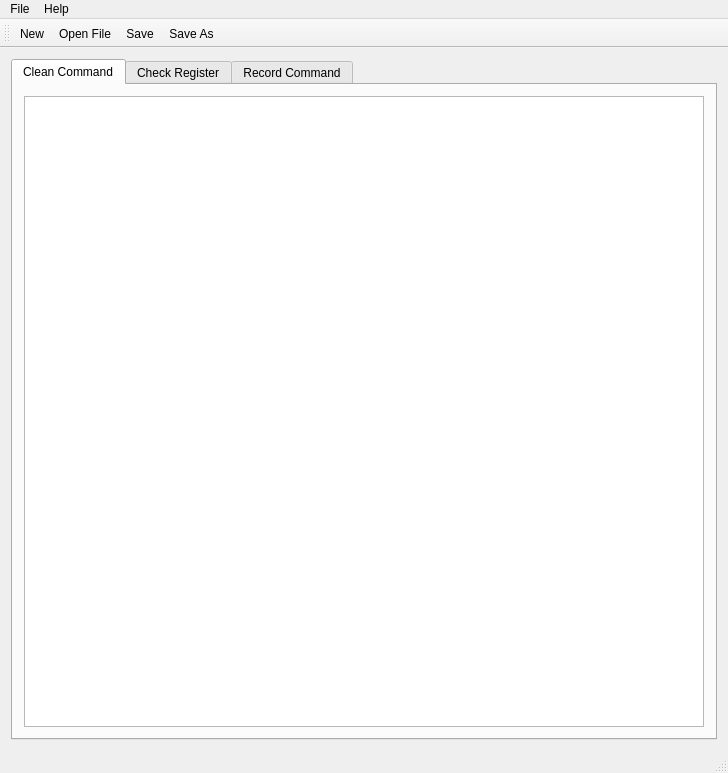
<?xml version="1.0" encoding="UTF-8"?>
<ui version="4.0">
 <class>MainWindowClass</class>
 <widget class="QMainWindow" name="MainWindowClass">
  <property name="geometry">
   <rect>
    <x>0</x>
    <y>0</y>
    <width>728</width>
    <height>773</height>
   </rect>
  </property>
  <property name="windowTitle">
   <string>MainWindow</string>
  </property>
  <widget class="QWidget" name="centralWidget">
   <layout class="QGridLayout" name="gridLayout">
    <item row="0" column="0">
     <widget class="QTabWidget" name="tabWidget">
      <property name="minimumSize">
       <size>
        <width>542</width>
        <height>0</height>
       </size>
      </property>
      <property name="currentIndex">
       <number>0</number>
      </property>
      <widget class="QWidget" name="tab">
       <attribute name="title">
        <string>Clean Command</string>
       </attribute>
       <layout class="QGridLayout" name="gridLayout_2">
        <item row="0" column="0">
         <widget class="QTableView" name="tableView_CleanCmd"/>
        </item>
       </layout>
      </widget>
      <widget class="QWidget" name="tab_3">
       <attribute name="title">
        <string>Check Register</string>
       </attribute>
       <layout class="QGridLayout" name="gridLayout_3">
        <item row="0" column="0">
         <widget class="QTableView" name="tableView_CheckRegister">
          <property name="styleSheet">
           <string notr="true"/>
          </property>
         </widget>
        </item>
       </layout>
      </widget>
      <widget class="QWidget" name="tab_2">
       <attribute name="title">
        <string>Record Command</string>
       </attribute>
       <layout class="QGridLayout" name="gridLayout_4">
        <item row="0" column="0">
         <widget class="QTableView" name="tableView_RecordCmd"/>
        </item>
       </layout>
      </widget>
     </widget>
    </item>
   </layout>
  </widget>
  <widget class="QMenuBar" name="menuBar">
   <property name="geometry">
    <rect>
     <x>0</x>
     <y>0</y>
     <width>728</width>
     <height>21</height>
    </rect>
   </property>
   <widget class="QMenu" name="menuFile">
    <property name="title">
     <string>File</string>
    </property>
    <addaction name="actionNew"/>
    <addaction name="actionopen"/>
    <addaction name="action_Save"/>
    <addaction name="actionSave_As"/>
   </widget>
   <widget class="QMenu" name="menuAbout">
    <property name="title">
     <string>Help</string>
    </property>
    <addaction name="actionGuide"/>
    <addaction name="action_About"/>
   </widget>
   <addaction name="menuFile"/>
   <addaction name="menuAbout"/>
  </widget>
  <widget class="QToolBar" name="mainToolBar">
   <attribute name="toolBarArea">
    <enum>TopToolBarArea</enum>
   </attribute>
   <attribute name="toolBarBreak">
    <bool>false</bool>
   </attribute>
   <addaction name="actionNew"/>
   <addaction name="actionopen"/>
   <addaction name="action_Save"/>
   <addaction name="actionSave_As"/>
  </widget>
  <widget class="QStatusBar" name="statusBar">
   <property name="autoFillBackground">
    <bool>true</bool>
   </property>
  </widget>
  <action name="actionNew">
   <property name="icon">
    <iconset resource="mainwindow.qrc">
     <normaloff>:/Toolbar/Resources/new-file.png</normaloff>:/Toolbar/Resources/new-file.png</iconset>
   </property>
   <property name="text">
    <string>New</string>
   </property>
   <property name="toolTip">
    <string>New a FPGA File </string>
   </property>
  </action>
  <action name="actionopen">
   <property name="icon">
    <iconset resource="mainwindow.qrc">
     <normaloff>:/Toolbar/Resources/open-file.png</normaloff>:/Toolbar/Resources/open-file.png</iconset>
   </property>
   <property name="text">
    <string>Open File</string>
   </property>
   <property name="toolTip">
    <string>Open the FPGA input file</string>
   </property>
  </action>
  <action name="action_Save">
   <property name="icon">
    <iconset resource="mainwindow.qrc">
     <normaloff>:/Toolbar/Resources/save_file.png</normaloff>:/Toolbar/Resources/save_file.png</iconset>
   </property>
   <property name="text">
    <string>Save</string>
   </property>
   <property name="toolTip">
    <string>Save the FPGA input file</string>
   </property>
  </action>
  <action name="actionSave_As">
   <property name="icon">
    <iconset resource="mainwindow.qrc">
     <normaloff>:/Toolbar/Resources/save-as.png</normaloff>:/Toolbar/Resources/save-as.png</iconset>
   </property>
   <property name="text">
    <string>Save As</string>
   </property>
  </action>
  <action name="action_About">
   <property name="text">
    <string>About</string>
   </property>
  </action>
  <action name="actionGuide">
   <property name="text">
    <string>Guide</string>
   </property>
  </action>
 </widget>
 <layoutdefault spacing="6" margin="11"/>
 <resources>
  <include location="mainwindow.qrc"/>
 </resources>
 <connections/>
</ui>
